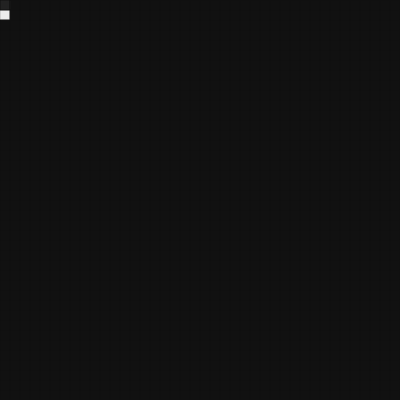
Frame 1 (no input)
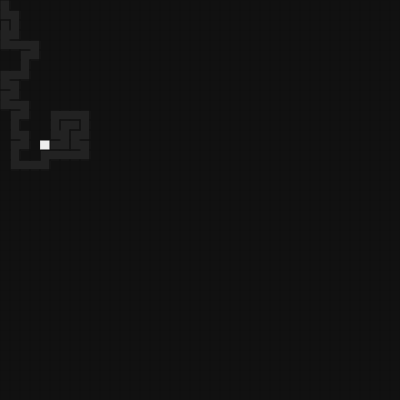
Frame 60 (no input)
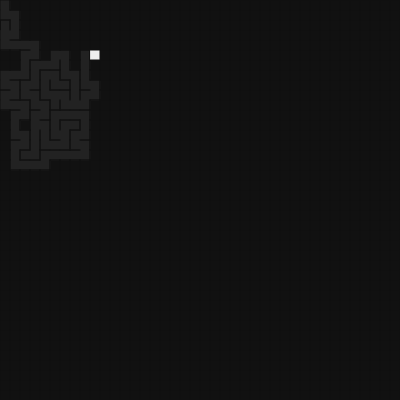
Frame 120 (the mouse pressed at the canvas centre since frame 60)

The p5.js sketch that drew these frames (run headless with seeded random() and noise() and a simulated clock; from frame 60 on, the mouse is pressed at the canvas centre):

// p5.js sketch
// ── sketch.js
'use strict';

class Cell {
  constructor(x, y, s) {
    this.x = x
    this.y = y
    this.s = s
    this.w = [true, true, true, true]
    this.v = false
  }

  draw() {
    let x0 = this.x * this.s
    let y0 = this.y * this.s
    let x1 = x0 + this.s
    let y1 = y0 + this.s
    stroke('#111')
    if (this.w[0]) line(x0, y0, x1, y0)
    if (this.w[1]) line(x1, y0, x1, y1)
    if (this.w[2]) line(x1, y1, x0, y1)
    if (this.w[3]) line(x0, y1, x0, y0)
  }

  isVisited() {
    return this.v
  }

  setVisited() {
    this.v = true
  }

  breakTop() {
    this.w[0] = false
  }

  breakRig() {
    this.w[1] = false
  }

  breakBot() {
    this.w[2] = false
  }

  breakLef() {
    this.w[3] = false
  }
}

class Grid {
  constructor(row, col, size) {
    this.row = row
    this.col = col
    this.size = size
    this.grid = []
    for (let y = 0; y < row; y++)
      for (let x = 0; x < col; x++)
        this.grid[y * col + x] = new Cell(x, y, size)
    this.current = this.grid[0]
    this.current.setVisited()
    this.stack = []
  }

  getIndex(x, y) {
    if (x < 0 || y < 0 || x >= this.col || y >= this.row) return -1
    else return y * this.col + x
  }

  hasUnvisitedNeighbour() {
    for (let cell of this.grid)
      if (!cell.isVisited())
        return true
    return false
  }

  getUnvisitedNeighbour(x, y) {
    let neighbours = []
    let index = this.getIndex(x, y - 1)
    if (index !== -1 && !this.grid[index].isVisited()) neighbours.push(this.grid[index])
    index = this.getIndex(x + 1, y)
    if (index !== -1 && !this.grid[index].isVisited()) neighbours.push(this.grid[index])
    index = this.getIndex(x, y + 1)
    if (index !== -1 && !this.grid[index].isVisited()) neighbours.push(this.grid[index])
    index = this.getIndex(x - 1, y)
    if (index !== -1 && !this.grid[index].isVisited()) neighbours.push(this.grid[index])
    if (neighbours.length > 0) return neighbours[Math.floor(random(neighbours.length))]
    else return null
  }

  static removeWalls(a, b) {
    let x = a.x - b.x
    if (x === 1) {
      a.breakLef()
      b.breakRig()
    } else if (x === -1) {
      a.breakRig()
      b.breakLef()
    }
    let y = a.y - b.y
    if (y === 1) {
      a.breakTop()
      b.breakBot()
    } else if (y === -1) {
      a.breakBot()
      b.breakTop()
    }
  }

  draw() {
    background('#111')

    for (let cell of this.grid) {
      if (cell.isVisited()) {
        noStroke()
        fill('#222')
        rect(cell.x * this.size + 1, cell.y * this.size + 1, this.size, this.size)
      }
    }
    for (let cell of this.stack) {
      noStroke()
      fill('#222')
      rect(cell.x * this.size, cell.y * this.size, this.size, this.size)
    }

    for (let cell of this.grid)
      cell.draw()

    fill('#eee')
    rect(this.current.x * this.size, this.current.y * this.size, this.size, this.size)

    if (this.hasUnvisitedNeighbour() || this.stack.size() > 0) {
      let next = this.getUnvisitedNeighbour(this.current.x, this.current.y)
      if (next !== null) {
        this.stack.push(this.current)
        Grid.removeWalls(this.current, next)
        this.current = next
        this.current.setVisited()
      } else if (this.stack.length !== 0) {
        this.current = this.stack.pop()
      }
    }
  }
}

const row = 40
const col = 40
const size = 10
const grid = new Grid(row, col, size)

let cnv

function centerCanvas() {
  let x = (windowWidth - width) / 2
  let y = (windowHeight - height) / 2
  cnv.position(x, y)
}

function setup() {
  cnv = createCanvas(col * size + 1, row * size + 1)
  centerCanvas()
  background(255, 0, 200)
  frameRate(20)
  grid.draw()
}

function windowResized() {
  centerCanvas()
}

function draw() {
  grid.draw()
}
